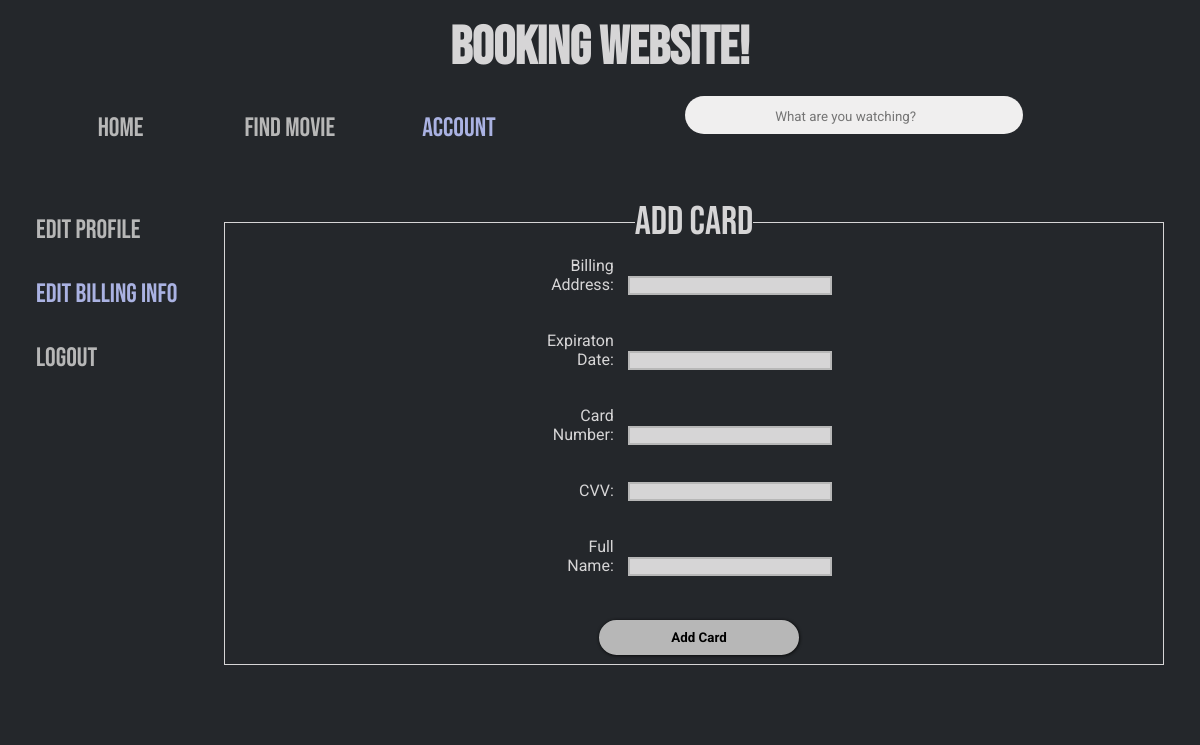
Before: /HTML/edit-card.php with the older database file.
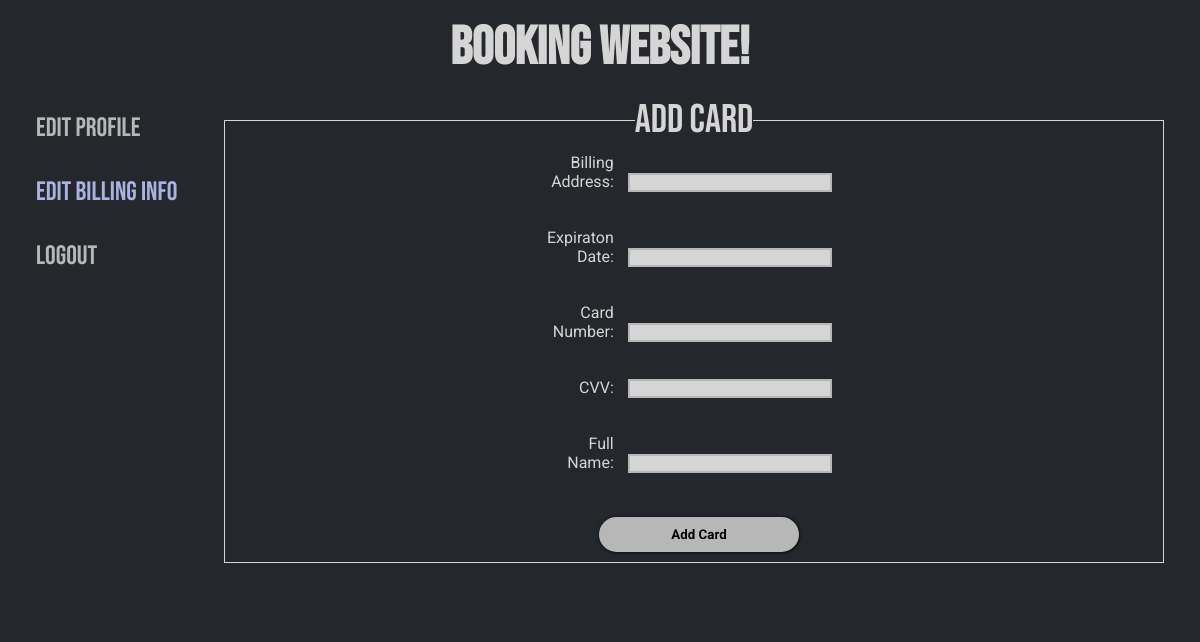
After: the same page with the newer database file.
### tables this page shows
CREATE TABLE `user` (
  `userId` varchar(255) NOT NULL,
  `pass` varbinary(255) DEFAULT NULL,
  `firstName` varchar(255) DEFAULT NULL,
  `lastName` varchar(255) DEFAULT NULL,
  `email` varchar(255) NOT NULL,
  `active` tinyint(1) NOT NULL,
  `receiveProm` tinyint(1) NOT NULL,
  `isAdmin` tinyint(1) NOT NULL,
  `isBlocked` tinyint(1) NOT NULL DEFAULT 0
);

### PHP/getUserInfo.php (called while the page is built, shortened)
<?php
    require("../Modal/database.php");
    $queryacct = "SELECT * FROM user WHERE userId = (SELECT userId FROM user WHERE active=1)";
    $pstates = $db->prepare($queryacct);
    $pstates->execute();
    $userInfs = $pstates->fetchAll();
?>

### PHP/getCardInfo.php (called while the page is built, shortened)
<?php
    require("../Modal/database.php");
    $querycard = "SELECT billingAddress, expirationDate,
    CAST(AES_DECRYPT(cardNumber, 'cebs1234') AS CHAR(200)) AS cardNumber,
    CAST(AES_DECRYPT(cvv, 'cebs1234') AS CHAR(50)) AS cvv,
    fullName, cardId, userId FROM payment_card WHERE userId = (SELECT userId FROM user WHERE active=1)";
    $cstates = $db->prepare($querycard);
    $cstates->execute();
    $cardCount = $cstates->rowCount();
?>

### HTML/edit-card.php (the view, shortened to what this page needs)
<?php
    require("../PHP/getUserInfo.php");
    require("../PHP/getCardInfo.php");
?>
<!DOCTYPE html>
<html lang="en">
<head>
    <link rel="stylesheet" href="../CSS/edit-profile.css">
    <link rel="stylesheet" href="../CSS/nav-bar.css">
</head>
<body onload="stylePage();">
    <header>
        <h1 class = "title">Booking Website!</h1>
    </header>
    <main>
    <?php foreach ($userInfs as $userInf) : ?>
        <div id="nav-menu">
            <ul class="one">
            <?php
                if ($userInf['isAdmin'] == 1) {
                    echo "<li><a href='../HTML/home.php'> Home </a></li>";
                } else {
                    echo "<li><a href='../HTML/home.php'> Home </a></li>";
                }
            ?>
                <li><a href="../HTML/select-movie.php"> Find Movie </a></li>
                <li class="active"><a href="../HTML/account.php"> Account </a></li>
            </ul>
            <form id="search-form" action="search.php" method="GET">
                <input type="search" id="search-bar" name="searchTerm" placeholder="What are you watching?">
            </form>
        </div>
        <?php endforeach; ?>
        <div id="edit">
            <div id="edit-nav">
                <ul class="one">
                    <li><a href="../HTML/edit-profile.php"> Edit Profile </a></li>
                    <li class="active"><a href="../HTML/edit-card.php"> Edit Billing Info </a></li>
                    <li><a href="../PHP/logoutUser.php"> Logout </a></li>
                </ul>
            </div>
            <div id="formDiv">
            <form action='../PHP/cardInformation.php' method='POST' class = "registrationForm" onsubmit="return addCard();">
                <fieldset>
                <legend>Add Card</legend>
                <label>Billing Address:</label>
                <input id = "cardBill" type="text" name='cBillingAddress'><br><br><br>
                <label>Expiraton Date:</label>
                <input id = "cardExDate" type="text" name='cExpDate'><br><br><br>
                <label>Card Number:</label>
                <input id = "cardNumb" type="text" name='cCardNum'><br><br><br>
                <label>CVV:</label>
                <input id = "cardVV" type="text" name='cCVV'><br><br><br>
                <label>Full Name:</label>
                <input id = "cardFlName" type="text" name='cFullName'><br><br><br>
                <?php
                    if ($cardCount < 3) {
                        echo "<a href=\"../HTML/account.php\"><input type='submit' class='bookMovie' type='submit' value='Add Card'> </input></a>";
                    } else {
                        echo "<a href=\"../HTML/account.php\"><input type='submit' class='bookMovie' type='submit' value='Add Card' disabled> </input></a>";
                    }
                ?>
                </fieldset>
            </form>
            <br><br>
            </div>
        </div>
    </main>
</body>
</html>

Changed rows visible on the page:
no longer on this page (row edited): user: isAdmin "Home"
